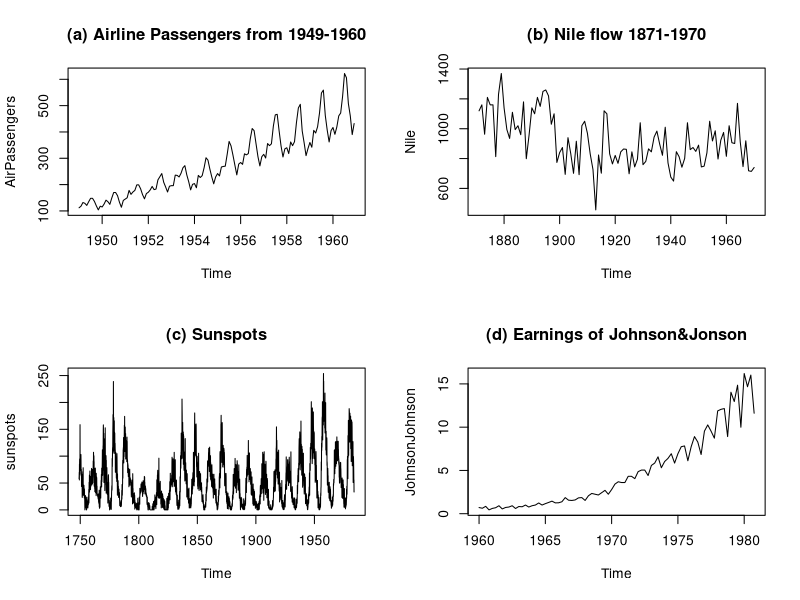
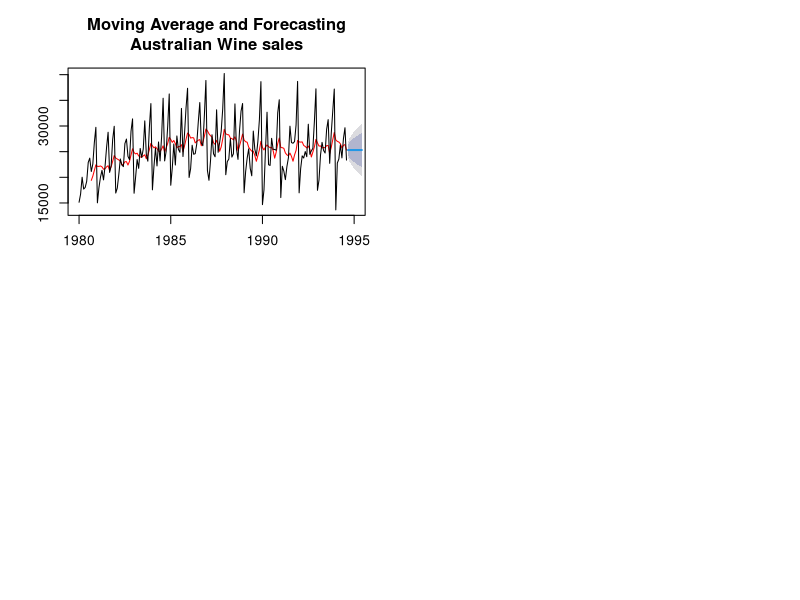
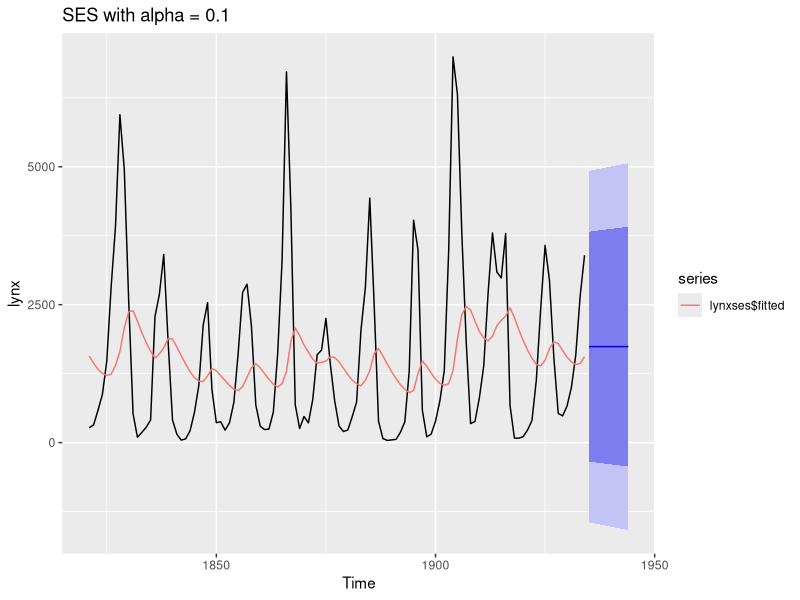
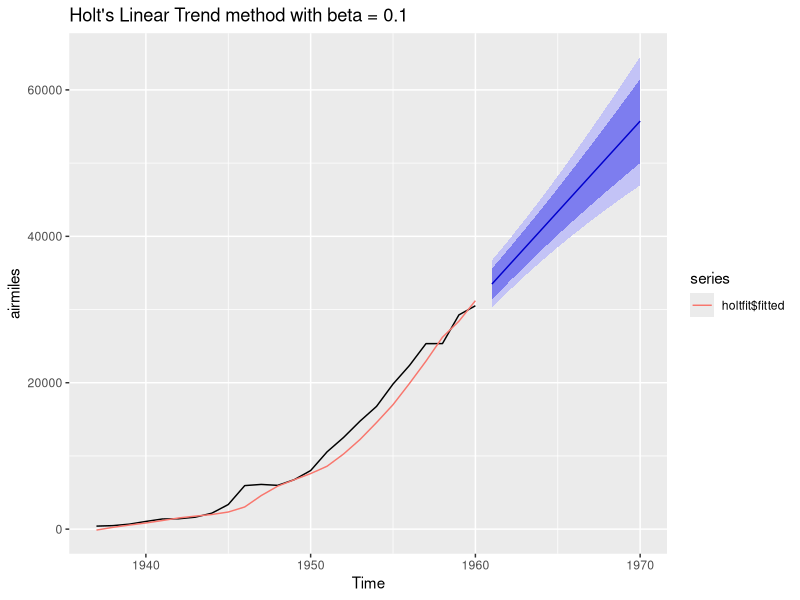
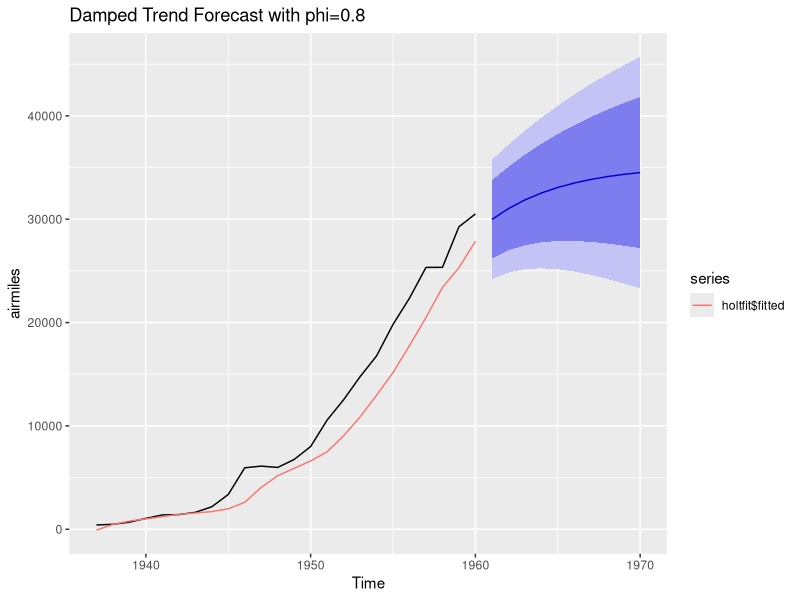
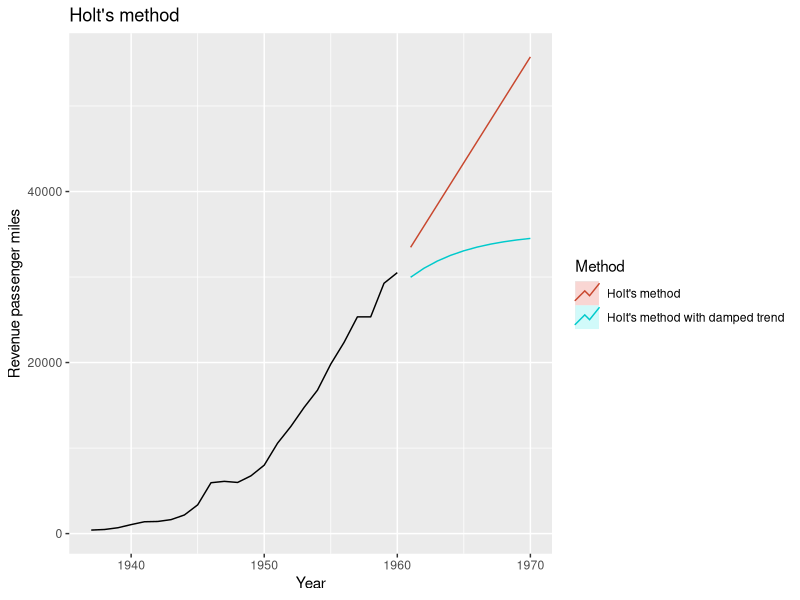
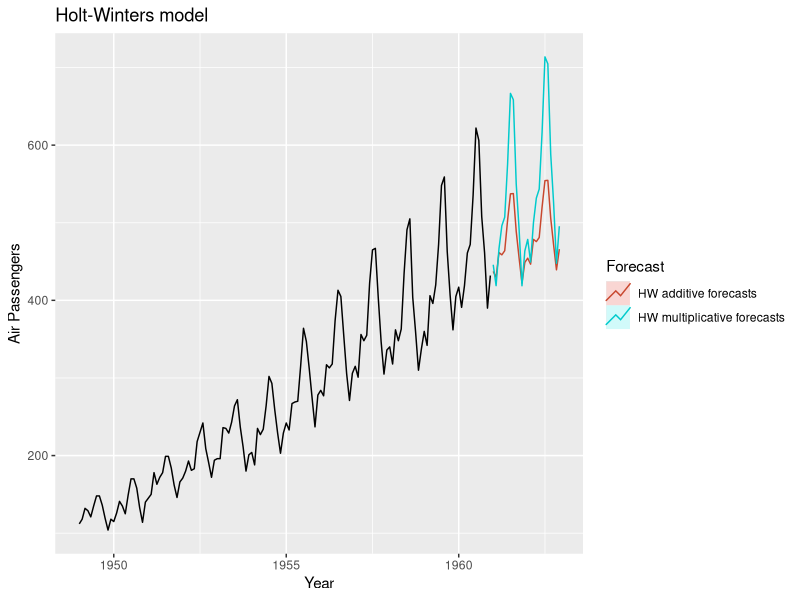
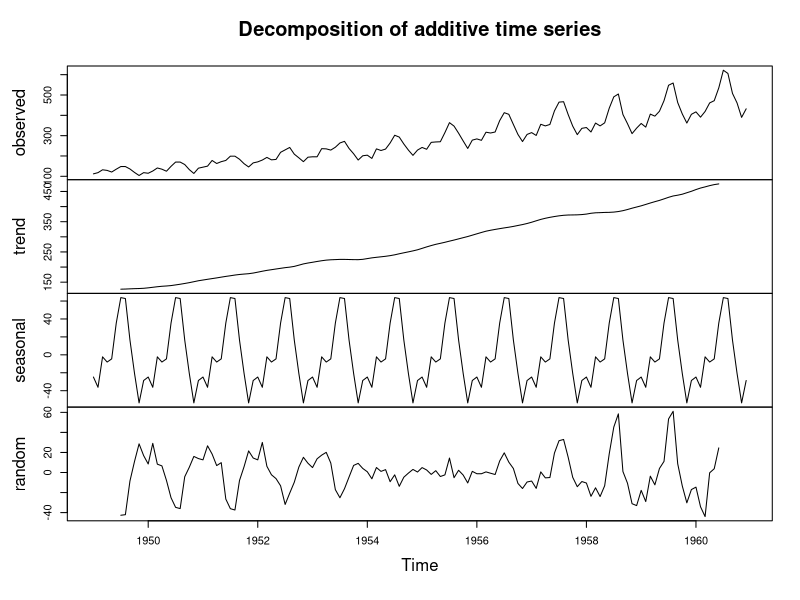

The R source for these figures, in order:
## ---- chunk 1
par(mfrow = c(2,2))
plot(AirPassengers, main= "(a) Airline Passengers from 1949-1960")
plot(Nile, main = "(b) Nile flow 1871-1970")
plot(sunspots, main = "(c) Sunspots")
plot(JohnsonJohnson, main = "(d) Earnings of Johnson&Jonson")
## ---- chunk 2
library(forecast)
library(zoo)
naive(zoo::rollmean(wineind, k = 9, align = "right")) |> 
  plot(ylim=c(min(wineind), max(wineind)), 
       xlim=c(1980, 1995),
       col="red", 
       main = "Moving Average and Forecasting\nAustralian Wine sales")

lines(wineind)
## ---- chunk 3
lynxses <- ses(lynx, h= 10, alpha = 0.1)

autoplot(lynxses) +
  autolayer(lynxses$fitted) +
  ggplot2::ggtitle('SES with alpha = 0.1')
## ---- chunk 4
holtfit <- holt(airmiles, h = 10, alpha = 0.3, beta = 0.1)
autoplot(holtfit) +
  autolayer(holtfit$fitted) +
  ggplot2::ggtitle("Holt's Linear Trend method with beta = 0.1")
## ---- chunk 5
holtfit <- holt(airmiles, h = 10, alpha = 0.3, beta = 0.1, damped = TRUE, phi = 0.8)
autoplot(holtfit) +
  autolayer(holtfit$fitted) +
  ggplot2::ggtitle('Damped Trend Forecast with phi=0.8')
## ---- chunk 6
library(ggplot2)
holtfit <- holt(airmiles, h = 10, alpha = 0.3, beta = 0.1)
holtfit2 <- holt(airmiles, h = 10, alpha = 0.3, beta = 0.1, damped = TRUE, phi = 0.8)

autoplot(airmiles)+
  autolayer(holtfit, series="Holt's method", PI = FALSE) +
  autolayer(holtfit2, series="Holt's method with damped trend", PI = FALSE)+
  ggplot2::ggtitle("Holt's method") + xlab("Year") +
  ylab("Revenue passenger miles") +
  guides(colour=guide_legend(title="Method"))
## ---- chunk 7
hw1 <- hw(AirPassengers,seasonal="additive")
hw2 <- hw(AirPassengers, seasonal="multiplicative")
autoplot(AirPassengers) +
  autolayer(hw1, series="HW additive forecasts", PI=FALSE) +
  autolayer(hw2, series="HW multiplicative forecasts",
            PI=FALSE) +
  xlab("Year") +
  ylab("Air Passengers") +
  ggtitle("Holt-Winters model") +
  guides(colour=guide_legend(title="Forecast"))
## ---- chunk 8
AirPassengers |>
  decompose() |>
  plot()
## ---- chunk 9
decomp <- stl(AirPassengers, s.window = "periodic")

plot(decomp)
## ---- chunk 10
# Create a numeric vector representing monthly sales data for a year
sales <- c(10, 20, 30, 25, 35, 40, 45, 50, 55, 60, 65, 70)

# Create a time series object with monthly frequency starting from January
sales_ts <- ts(sales, start = c(2022, 4), frequency = 12)

# Print the time series object
sales_ts

## ---- chunk 11
class(sales_ts)
## ---- chunk 12
plot(sales_ts, main = "Sales during FY 2022-23")
## ---- chunk 13
library(ggplot2)
library(patchwork)
library(forecast)
p1 <- forecast::autoplot(AirPassengers) +
  ggtitle('AirPassengers Time Series')

p2 <- forecast::autoplot(AirPassengers) +
  scale_y_log10('Logrithmic values') +
  ggtitle('AirPassengers converted to additive')

p1 + p2
## ---- chunk 14
theme_set(theme(axis.text.x = element_text(angle = 90, vjust = 0.5, hjust=1)))
g1 <- ggseasonplot(AirPassengers)
g2 <- ggsubseriesplot(AirPassengers) +
  ggtitle('Sub-Series Plot')
(g1 + g2)
## ---- chunk 15
gglagplot(AirPassengers) +
  ggtitle('Lag Plots')

## ---- chunk 16
decomposed_air_passengers <- decompose(AirPassengers)
summary(decomposed_air_passengers)
## ---- chunk 17
decomposed_air_passengers2 <- decompose(AirPassengers, type = "multiplicative")
summary(decomposed_air_passengers2)
## ---- chunk 18
plot(decomposed_air_passengers)
## ---- chunk 19

lims <- c(min(AirPassengers), max(AirPassengers))

p1 <- autoplot(AirPassengers) +
  scale_y_continuous(limits = lims)+
  labs(title = 'AirPassengers - original')

p2 <- autoplot(ma(AirPassengers,7)) +
  scale_y_continuous(limits = lims)+
  labs(title = 'Moving average k=7')

p3 <- autoplot(ma(AirPassengers,15, centre = FALSE)) +
  scale_y_continuous(limits = lims)+
  labs(title = 'Moving average k=15, tailed')

p4 <- autoplot(ma(AirPassengers,15)) +
  scale_y_continuous(limits = lims)+
  labs(title = 'Moving average k=15')

(p1 + p2)/(p4 + p3)
## ---- chunk 20
ma_nile <- ma(Nile, order =7, centre = FALSE)
future_nile <- forecast(ma_nile, h = 10)
plot(future_nile)
